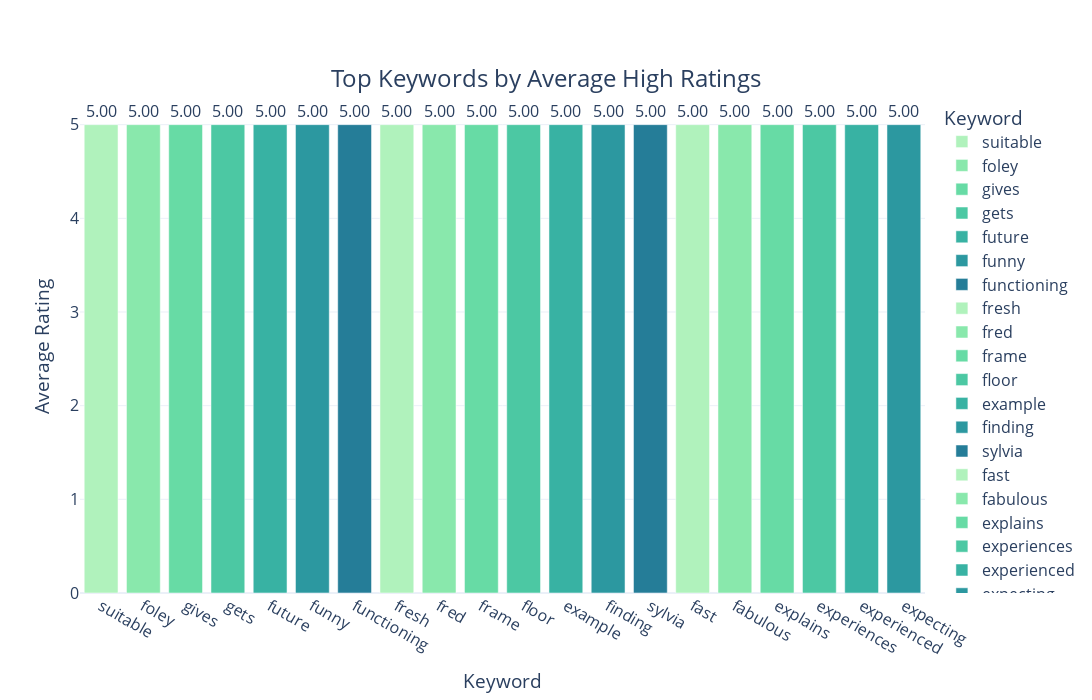
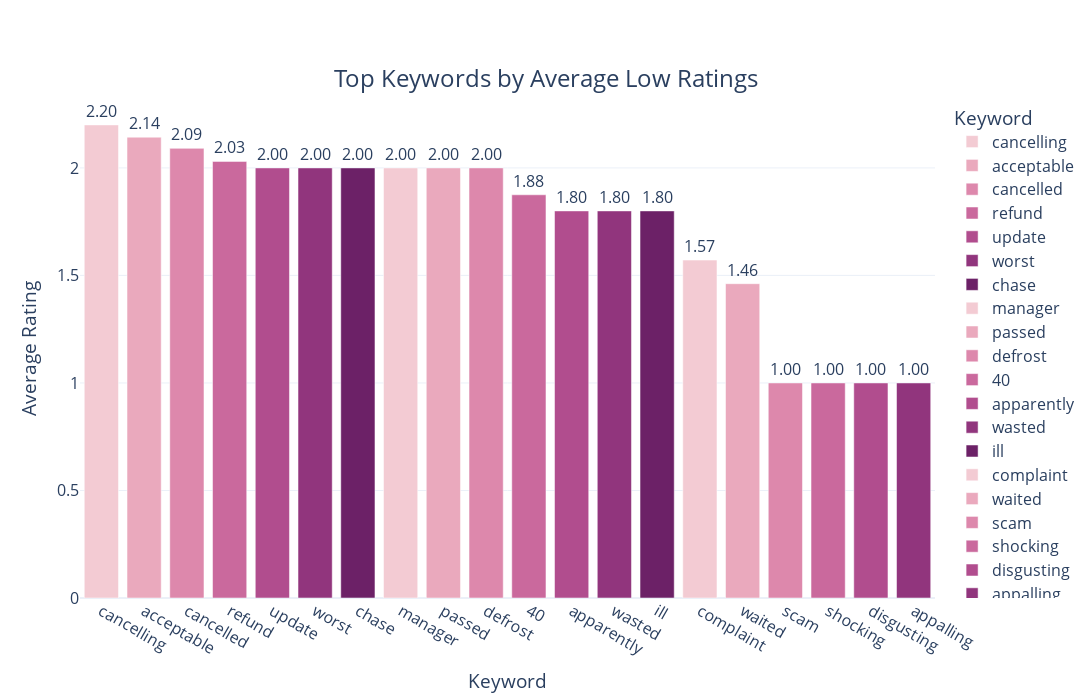

Notebook code for these charts, in order:
### Markdown cell above
### Impact of Specific Keywords on Ratings

### Code cell
import pandas as pd
import nltk
from nltk.corpus import stopwords
from nltk.tokenize import word_tokenize
import string
from sklearn.feature_extraction.text import CountVectorizer
import plotly.express as px

# Load the dataset
file_path = 'standardized_cleaned_merged_file.xlsx'
df = pd.read_excel(file_path)

# Ensure the 'Review' column is in string format
df['Review'] = df['Review'].astype(str)

# Create the 'Rating Value' column by extracting the numerical rating
df['Rating Value'] = df['Rating'].str.extract(r'(\d)').astype(float)

# Download stopwords
nltk.download('stopwords')
nltk.download('punkt')

# Define a function for text preprocessing
def preprocess_text(text):
    text = text.lower()
    text = text.translate(str.maketrans('', '', string.punctuation))
    words = word_tokenize(text)
    words = [word for word in words if word not in stopwords.words('english')]
    return ' '.join(words)

# Apply the preprocessing function to the 'Review' column
df['Processed Review'] = df['Review'].apply(preprocess_text)

# Define a count vectorizer
vectorizer = CountVectorizer(max_features=1000, stop_words='english')

# Fit and transform the processed reviews
X = vectorizer.fit_transform(df['Processed Review'])
keywords = vectorizer.get_feature_names_out()

# Create a DataFrame with the keyword counts
keyword_counts = pd.DataFrame(X.toarray(), columns=keywords)
keyword_counts['Rating Value'] = df['Rating Value']

# Calculate the average rating for each keyword
avg_keyword_ratings = pd.DataFrame(index=keywords)

for keyword in keywords:
    avg_keyword_ratings.loc[keyword, 'Average Rating'] = keyword_counts.loc[keyword_counts[keyword] > 0, 'Rating Value'].mean()

# Sort the average ratings
avg_keyword_ratings = avg_keyword_ratings.sort_values('Average Rating', ascending=False)

# Identify top 20 keywords with the highest average ratings
top_keywords_high_ratings = avg_keyword_ratings.head(20)

# Identify top 20 keywords with the lowest average ratings
top_keywords_low_ratings = avg_keyword_ratings.tail(20)

# Define a color palette
color_palette_high = px.colors.sequential.Tealgrn
color_palette_low = px.colors.sequential.Magenta

# Visualize the keywords with the highest average ratings
fig_high_ratings = px.bar(top_keywords_high_ratings, 
                          title='Top Keywords by Average High Ratings',
                          labels={'index': 'Keyword', 'Average Rating': 'Average Rating'},
                          color=top_keywords_high_ratings.index,
                          color_discrete_sequence=color_palette_high)

fig_high_ratings.update_layout(
    title={
        'text': 'Top Keywords by Average High Ratings',
        'y':0.9,
        'x':0.5,
        'xanchor': 'center',
        'yanchor': 'top',
        'font': {'size': 24}
    },
    xaxis_title='Keyword',
    yaxis_title='Average Rating',
    template='plotly_white',
    font=dict(size=16),
    width=1200,
    height=700
)

# Add annotations
fig_high_ratings.update_traces(texttemplate='%{y:.2f}', textposition='outside')

fig_high_ratings.show()

# Visualize the keywords with the lowest average ratings
fig_low_ratings = px.bar(top_keywords_low_ratings, 
                         title='Top Keywords by Average Low Ratings',
                         labels={'index': 'Keyword', 'Average Rating': 'Average Rating'},
                         color=top_keywords_low_ratings.index,
                         color_discrete_sequence=color_palette_low)

fig_low_ratings.update_layout(
    title={
        'text': 'Top Keywords by Average Low Ratings',
        'y':0.9,
        'x':0.5,
        'xanchor': 'center',
        'yanchor': 'top',
        'font': {'size': 24}
    },
    xaxis_title='Keyword',
    yaxis_title='Average Rating',
    template='plotly_white',
    font=dict(size=16),
    width=1200,
    height=700
)

# Add annotations
fig_low_ratings.update_traces(texttemplate='%{y:.2f}', textposition='outside')

fig_low_ratings.show()

### Figure 1 — Plotly figure (JSON) as saved in the notebook; plotly's stock layout.template omitted (floating-point values rounded to 4 significant figures)
{"data": [{"alignmentgroup": "True", "hovertemplate": "Keyword=%{x}<br>value=%{y}<extra></extra>", "legendgroup": "suitable", "marker": {"color": "rgb(176, 242, 188)", "pattern": {"shape": ""}}, "name": "suitable", "offsetgroup": "suitable", "orientation": "v", "showlegend": true, "textposition": "outside", "texttemplate": "%{y:.2f}", "type": "bar", "x": ["suitable"], "xaxis": "x", "y": [5], "yaxis": "y"}, {"alignmentgroup": "True", "hovertemplate": "Keyword=%{x}<br>value=%{y}<extra></extra>", "legendgroup": "foley", "marker": {"color": "rgb(137, 232, 172)", "pattern": {"shape": ""}}, "name": "foley", "offsetgroup": "foley", "orientation": "v", "showlegend": true, "textposition": "outside", "texttemplate": "%{y:.2f}", "type": "bar", "x": ["foley"], "xaxis": "x", "y": [5], "yaxis": "y"}, {"alignmentgroup": "True", "hovertemplate": "Keyword=%{x}<br>value=%{y}<extra></extra>", "legendgroup": "gives", "marker": {"color": "rgb(103, 219, 165)", "pattern": {"shape": ""}}, "name": "gives", "offsetgroup": "gives", "orientation": "v", "showlegend": true, "textposition": "outside", "texttemplate": "%{y:.2f}", "type": "bar", "x": ["gives"], "xaxis": "x", "y": [5], "yaxis": "y"}, {"alignmentgroup": "True", "hovertemplate": "Keyword=%{x}<br>value=%{y}<extra></extra>", "legendgroup": "gets", "marker": {"color": "rgb(76, 200, 163)", "pattern": {"shape": ""}}, "name": "gets", "offsetgroup": "gets", "orientation": "v", "showlegend": true, "textposition": "outside", "texttemplate": "%{y:.2f}", "type": "bar", "x": ["gets"], "xaxis": "x", "y": [5], "yaxis": "y"}, {"alignmentgroup": "True", "hovertemplate": "Keyword=%{x}<br>value=%{y}<extra></extra>", "legendgroup": "future", "marker": {"color": "rgb(56, 178, 163)", "pattern": {"shape": ""}}, "name": "future", "offsetgroup": "future", "orientation": "v", "showlegend": true, "textposition": "outside", "texttemplate": "%{y:.2f}", "type": "bar", "x": ["future"], "xaxis": "x", "y": [5], "yaxis": "y"}, {"alignmentgroup": "True", "hovertemplate": "Keyword=%{x}<br>value=%{y}<extra></extra>", "legendgroup": "funny", "marker": {"color": "rgb(44, 152, 160)", "pattern": {"shape": ""}}, "name": "funny", "offsetgroup": "funny", "orientation": "v", "showlegend": true, "textposition": "outside", "texttemplate": "%{y:.2f}", "type": "bar", "x": ["funny"], "xaxis": "x", "y": [5], "yaxis": "y"}, {"alignmentgroup": "True", "hovertemplate": "Keyword=%{x}<br>value=%{y}<extra></extra>", "legendgroup": "functioning", "marker": {"color": "rgb(37, 125, 152)", "pattern": {"shape": ""}}, "name": "functioning", "offsetgroup": "functioning", "orientation": "v", "showlegend": true, "textposition": "outside", "texttemplate": "%{y:.2f}", "type": "bar", "x": ["functioning"], "xaxis": "x", "y": [5], "yaxis": "y"}, {"alignmentgroup": "True", "hovertemplate": "Keyword=%{x}<br>value=%{y}<extra></extra>", "legendgroup": "fresh", "marker": {"color": "rgb(176, 242, 188)", "pattern": {"shape": ""}}, "name": "fresh", "offsetgroup": "fresh", "orientation": "v", "showlegend": true, "textposition": "outside", "texttemplate": "%{y:.2f}", "type": "bar", "x": ["fresh"], "xaxis": "x", "y": [5], "yaxis": "y"}, {"alignmentgroup": "True", "hovertemplate": "Keyword=%{x}<br>value=%{y}<extra></extra>", "legendgroup": "fred", "marker": {"color": "rgb(137, 232, 172)", "pattern": {"shape": ""}}, "name": "fred", "offsetgroup": "fred", "orientation": "v", "showlegend": true, "textposition": "outside", "texttemplate": "%{y:.2f}", "type": "bar", "x": ["fred"], "xaxis": "x", "y": [5], "yaxis": "y"}, {"alignmentgroup": "True", "hovertemplate": "Keyword=%{x}<br>value=%{y}<extra></extra>", "legendgroup": "frame", "marker": {"color": "rgb(103, 219, 165)", "pattern": {"shape": ""}}, "name": "frame", "offsetgroup": "frame", "orientation": "v", "showlegend": true, "textposition": "outside", "texttemplate": "%{y:.2f}", "type": "bar", "x": ["frame"], "xaxis": "x", "y": [5], "yaxis": "y"}, {"alignmentgroup": "True", "hovertemplate": "Keyword=%{x}<br>value=%{y}<extra></extra>", "legendgroup": "floor", "marker": {"color": "rgb(76, 200, 163)", "pattern": {"shape": ""}}, "name": "floor", "offsetgroup": "floor", "orientation": "v", "showlegend": true, "textposition": "outside", "texttemplate": "%{y:.2f}", "type": "bar", "x": ["floor"], "xaxis": "x", "y": [5], "yaxis": "y"}, {"alignmentgroup": "True", "hovertemplate": "Keyword=%{x}<br>value=%{y}<extra></extra>", "legendgroup": "example", "marker": {"color": "rgb(56, 178, 163)", "pattern": {"shape": ""}}, "name": "example", "offsetgroup": "example", "orientation": "v", "showlegend": true, "textposition": "outside", "texttemplate": "%{y:.2f}", "type": "bar", "x": ["example"], "xaxis": "x", "y": [5], "yaxis": "y"}, {"alignmentgroup": "True", "hovertemplate": "Keyword=%{x}<br>value=%{y}<extra></extra>", "legendgroup": "finding", "marker": {"color": "rgb(44, 152, 160)", "pattern": {"shape": ""}}, "name": "finding", "offsetgroup": "finding", "orientation": "v", "showlegend": true, "textposition": "outside", "texttemplate": "%{y:.2f}", "type": "bar", "x": ["finding"], "xaxis": "x", "y": [5], "yaxis": "y"}, {"alignmentgroup": "True", "hovertemplate": "Keyword=%{x}<br>value=%{y}<extra></extra>", "legendgroup": "sylvia", "marker": {"color": "rgb(37, 125, 152)", "pattern": {"shape": ""}}, "name": "sylvia", "offsetgroup": "sylvia", "orientation": "v", "showlegend": true, "textposition": "outside", "texttemplate": "%{y:.2f}", "type": "bar", "x": ["sylvia"], "xaxis": "x", "y": [5], "yaxis": "y"}, {"alignmentgroup": "True", "hovertemplate": "Keyword=%{x}<br>value=%{y}<extra></extra>", "legendgroup": "fast", "marker": {"color": "rgb(176, 242, 188)", "pattern": {"shape": ""}}, "name": "fast", "offsetgroup": "fast", "orientation": "v", "showlegend": true, "textposition": "outside", "texttemplate": "%{y:.2f}", "type": "bar", "x": ["fast"], "xaxis": "x", "y": [5], "yaxis": "y"}, {"alignmentgroup": "True", "hovertemplate": "Keyword=%{x}<br>value=%{y}<extra></extra>", "legendgroup": "fabulous", "marker": {"color": "rgb(137, 232, 172)", "pattern": {"shape": ""}}, "name": "fabulous", "offsetgroup": "fabulous", "orientation": "v", "showlegend": true, "textposition": "outside", "texttemplate": "%{y:.2f}", "type": "bar", "x": ["fabulous"], "xaxis": "x", "y": [5], "yaxis": "y"}, {"alignmentgroup": "True", "hovertemplate": "Keyword=%{x}<br>value=%{y}<extra></extra>", "legendgroup": "explains", "marker": {"color": "rgb(103, 219, 165)", "pattern": {"shape": ""}}, "name": "explains", "offsetgroup": "explains", "orientation": "v", "showlegend": true, "textposition": "outside", "texttemplate": "%{y:.2f}", "type": "bar", "x": ["explains"], "xaxis": "x", "y": [5], "yaxis": "y"}, {"alignmentgroup": "True", "hovertemplate": "Keyword=%{x}<br>value=%{y}<extra></extra>", "legendgroup": "experiences", "marker": {"color": "rgb(76, 200, 163)", "pattern": {"shape": ""}}, "name": "experiences", "offsetgroup": "experiences", "orientation": "v", "showlegend": true, "textposition": "outside", "texttemplate": "%{y:.2f}", "type": "bar", "x": ["experiences"], "xaxis": "x", "y": [5], "yaxis": "y"}, {"alignmentgroup": "True", "hovertemplate": "Keyword=%{x}<br>value=%{y}<extra></extra>", "legendgroup": "experienced", "marker": {"color": "rgb(56, 178, 163)", "pattern": {"shape": ""}}, "name": "experienced", "offsetgroup": "experienced", "orientation": "v", "showlegend": true, "textposition": "outside", "texttemplate": "%{y:.2f}", "type": "bar", "x": ["experienced"], "xaxis": "x", "y": [5], "yaxis": "y"}, {"alignmentgroup": "True", "hovertemplate": "Keyword=%{x}<br>value=%{y}<extra></extra>", "legendgroup": "expecting", "marker": {"color": "rgb(44, 152, 160)", "pattern": {"shape": ""}}, "name": "expecting", "offsetgroup": "expecting", "orientation": "v", "showlegend": true, "textposition": "outside", "texttemplate": "%{y:.2f}", "type": "bar", "x": ["expecting"], "xaxis": "x", "y": [5], "yaxis": "y"}], "layout": {"barmode": "relative", "font": {"size": 16}, "height": 700, "legend": {"title": {"text": "Keyword"}, "tracegroupgap": 0}, "title": {"font": {"size": 24}, "text": "Top Keywords by Average High Ratings", "x": 0.5, "xanchor": "center", "y": 0.9, "yanchor": "top"}, "width": 1200, "xaxis": {"anchor": "y", "categoryarray": ["suitable", "foley", "gives", "gets", "future", "funny", "functioning", "fresh", "fred", "frame", "floor", "example", "finding", "sylvia", "fast", "fabulous", "explains", "experiences", "experienced", "expecting"], "categoryorder": "array", "domain": [0, 1], "title": {"text": "Keyword"}}, "yaxis": {"anchor": "x", "domain": [0, 1], "title": {"text": "Average Rating"}}}}

### Figure 2 — Plotly figure (JSON) as saved in the notebook; plotly's stock layout.template omitted (floating-point values rounded to 4 significant figures)
{"data": [{"alignmentgroup": "True", "hovertemplate": "Keyword=%{x}<br>value=%{y}<extra></extra>", "legendgroup": "cancelling", "marker": {"color": "rgb(243, 203, 211)", "pattern": {"shape": ""}}, "name": "cancelling", "offsetgroup": "cancelling", "orientation": "v", "showlegend": true, "textposition": "outside", "texttemplate": "%{y:.2f}", "type": "bar", "x": ["cancelling"], "xaxis": "x", "y": [2.2], "yaxis": "y"}, {"alignmentgroup": "True", "hovertemplate": "Keyword=%{x}<br>value=%{y}<extra></extra>", "legendgroup": "acceptable", "marker": {"color": "rgb(234, 169, 189)", "pattern": {"shape": ""}}, "name": "acceptable", "offsetgroup": "acceptable", "orientation": "v", "showlegend": true, "textposition": "outside", "texttemplate": "%{y:.2f}", "type": "bar", "x": ["acceptable"], "xaxis": "x", "y": [2.143], "yaxis": "y"}, {"alignmentgroup": "True", "hovertemplate": "Keyword=%{x}<br>value=%{y}<extra></extra>", "legendgroup": "cancelled", "marker": {"color": "rgb(221, 136, 172)", "pattern": {"shape": ""}}, "name": "cancelled", "offsetgroup": "cancelled", "orientation": "v", "showlegend": true, "textposition": "outside", "texttemplate": "%{y:.2f}", "type": "bar", "x": ["cancelled"], "xaxis": "x", "y": [2.091], "yaxis": "y"}, {"alignmentgroup": "True", "hovertemplate": "Keyword=%{x}<br>value=%{y}<extra></extra>", "legendgroup": "refund", "marker": {"color": "rgb(202, 105, 157)", "pattern": {"shape": ""}}, "name": "refund", "offsetgroup": "refund", "orientation": "v", "showlegend": true, "textposition": "outside", "texttemplate": "%{y:.2f}", "type": "bar", "x": ["refund"], "xaxis": "x", "y": [2.03], "yaxis": "y"}, {"alignmentgroup": "True", "hovertemplate": "Keyword=%{x}<br>value=%{y}<extra></extra>", "legendgroup": "update", "marker": {"color": "rgb(177, 77, 142)", "pattern": {"shape": ""}}, "name": "update", "offsetgroup": "update", "orientation": "v", "showlegend": true, "textposition": "outside", "texttemplate": "%{y:.2f}", "type": "bar", "x": ["update"], "xaxis": "x", "y": [2], "yaxis": "y"}, {"alignmentgroup": "True", "hovertemplate": "Keyword=%{x}<br>value=%{y}<extra></extra>", "legendgroup": "worst", "marker": {"color": "rgb(145, 53, 125)", "pattern": {"shape": ""}}, "name": "worst", "offsetgroup": "worst", "orientation": "v", "showlegend": true, "textposition": "outside", "texttemplate": "%{y:.2f}", "type": "bar", "x": ["worst"], "xaxis": "x", "y": [2], "yaxis": "y"}, {"alignmentgroup": "True", "hovertemplate": "Keyword=%{x}<br>value=%{y}<extra></extra>", "legendgroup": "chase", "marker": {"color": "rgb(108, 33, 103)", "pattern": {"shape": ""}}, "name": "chase", "offsetgroup": "chase", "orientation": "v", "showlegend": true, "textposition": "outside", "texttemplate": "%{y:.2f}", "type": "bar", "x": ["chase"], "xaxis": "x", "y": [2], "yaxis": "y"}, {"alignmentgroup": "True", "hovertemplate": "Keyword=%{x}<br>value=%{y}<extra></extra>", "legendgroup": "manager", "marker": {"color": "rgb(243, 203, 211)", "pattern": {"shape": ""}}, "name": "manager", "offsetgroup": "manager", "orientation": "v", "showlegend": true, "textposition": "outside", "texttemplate": "%{y:.2f}", "type": "bar", "x": ["manager"], "xaxis": "x", "y": [2], "yaxis": "y"}, {"alignmentgroup": "True", "hovertemplate": "Keyword=%{x}<br>value=%{y}<extra></extra>", "legendgroup": "passed", "marker": {"color": "rgb(234, 169, 189)", "pattern": {"shape": ""}}, "name": "passed", "offsetgroup": "passed", "orientation": "v", "showlegend": true, "textposition": "outside", "texttemplate": "%{y:.2f}", "type": "bar", "x": ["passed"], "xaxis": "x", "y": [2], "yaxis": "y"}, {"alignmentgroup": "True", "hovertemplate": "Keyword=%{x}<br>value=%{y}<extra></extra>", "legendgroup": "defrost", "marker": {"color": "rgb(221, 136, 172)", "pattern": {"shape": ""}}, "name": "defrost", "offsetgroup": "defrost", "orientation": "v", "showlegend": true, "textposition": "outside", "texttemplate": "%{y:.2f}", "type": "bar", "x": ["defrost"], "xaxis": "x", "y": [2], "yaxis": "y"}, {"alignmentgroup": "True", "hovertemplate": "Keyword=%{x}<br>value=%{y}<extra></extra>", "legendgroup": "40", "marker": {"color": "rgb(202, 105, 157)", "pattern": {"shape": ""}}, "name": "40", "offsetgroup": "40", "orientation": "v", "showlegend": true, "textposition": "outside", "texttemplate": "%{y:.2f}", "type": "bar", "x": ["40"], "xaxis": "x", "y": [1.875], "yaxis": "y"}, {"alignmentgroup": "True", "hovertemplate": "Keyword=%{x}<br>value=%{y}<extra></extra>", "legendgroup": "apparently", "marker": {"color": "rgb(177, 77, 142)", "pattern": {"shape": ""}}, "name": "apparently", "offsetgroup": "apparently", "orientation": "v", "showlegend": true, "textposition": "outside", "texttemplate": "%{y:.2f}", "type": "bar", "x": ["apparently"], "xaxis": "x", "y": [1.8], "yaxis": "y"}, {"alignmentgroup": "True", "hovertemplate": "Keyword=%{x}<br>value=%{y}<extra></extra>", "legendgroup": "wasted", "marker": {"color": "rgb(145, 53, 125)", "pattern": {"shape": ""}}, "name": "wasted", "offsetgroup": "wasted", "orientation": "v", "showlegend": true, "textposition": "outside", "texttemplate": "%{y:.2f}", "type": "bar", "x": ["wasted"], "xaxis": "x", "y": [1.8], "yaxis": "y"}, {"alignmentgroup": "True", "hovertemplate": "Keyword=%{x}<br>value=%{y}<extra></extra>", "legendgroup": "ill", "marker": {"color": "rgb(108, 33, 103)", "pattern": {"shape": ""}}, "name": "ill", "offsetgroup": "ill", "orientation": "v", "showlegend": true, "textposition": "outside", "texttemplate": "%{y:.2f}", "type": "bar", "x": ["ill"], "xaxis": "x", "y": [1.8], "yaxis": "y"}, {"alignmentgroup": "True", "hovertemplate": "Keyword=%{x}<br>value=%{y}<extra></extra>", "legendgroup": "complaint", "marker": {"color": "rgb(243, 203, 211)", "pattern": {"shape": ""}}, "name": "complaint", "offsetgroup": "complaint", "orientation": "v", "showlegend": true, "textposition": "outside", "texttemplate": "%{y:.2f}", "type": "bar", "x": ["complaint"], "xaxis": "x", "y": [1.571], "yaxis": "y"}, {"alignmentgroup": "True", "hovertemplate": "Keyword=%{x}<br>value=%{y}<extra></extra>", "legendgroup": "waited", "marker": {"color": "rgb(234, 169, 189)", "pattern": {"shape": ""}}, "name": "waited", "offsetgroup": "waited", "orientation": "v", "showlegend": true, "textposition": "outside", "texttemplate": "%{y:.2f}", "type": "bar", "x": ["waited"], "xaxis": "x", "y": [1.462], "yaxis": "y"}, {"alignmentgroup": "True", "hovertemplate": "Keyword=%{x}<br>value=%{y}<extra></extra>", "legendgroup": "scam", "marker": {"color": "rgb(221, 136, 172)", "pattern": {"shape": ""}}, "name": "scam", "offsetgroup": "scam", "orientation": "v", "showlegend": true, "textposition": "outside", "texttemplate": "%{y:.2f}", "type": "bar", "x": ["scam"], "xaxis": "x", "y": [1], "yaxis": "y"}, {"alignmentgroup": "True", "hovertemplate": "Keyword=%{x}<br>value=%{y}<extra></extra>", "legendgroup": "shocking", "marker": {"color": "rgb(202, 105, 157)", "pattern": {"shape": ""}}, "name": "shocking", "offsetgroup": "shocking", "orientation": "v", "showlegend": true, "textposition": "outside", "texttemplate": "%{y:.2f}", "type": "bar", "x": ["shocking"], "xaxis": "x", "y": [1], "yaxis": "y"}, {"alignmentgroup": "True", "hovertemplate": "Keyword=%{x}<br>value=%{y}<extra></extra>", "legendgroup": "disgusting", "marker": {"color": "rgb(177, 77, 142)", "pattern": {"shape": ""}}, "name": "disgusting", "offsetgroup": "disgusting", "orientation": "v", "showlegend": true, "textposition": "outside", "texttemplate": "%{y:.2f}", "type": "bar", "x": ["disgusting"], "xaxis": "x", "y": [1], "yaxis": "y"}, {"alignmentgroup": "True", "hovertemplate": "Keyword=%{x}<br>value=%{y}<extra></extra>", "legendgroup": "appalling", "marker": {"color": "rgb(145, 53, 125)", "pattern": {"shape": ""}}, "name": "appalling", "offsetgroup": "appalling", "orientation": "v", "showlegend": true, "textposition": "outside", "texttemplate": "%{y:.2f}", "type": "bar", "x": ["appalling"], "xaxis": "x", "y": [1], "yaxis": "y"}], "layout": {"barmode": "relative", "font": {"size": 16}, "height": 700, "legend": {"title": {"text": "Keyword"}, "tracegroupgap": 0}, "title": {"font": {"size": 24}, "text": "Top Keywords by Average Low Ratings", "x": 0.5, "xanchor": "center", "y": 0.9, "yanchor": "top"}, "width": 1200, "xaxis": {"anchor": "y", "categoryarray": ["cancelling", "acceptable", "cancelled", "refund", "update", "worst", "chase", "manager", "passed", "defrost", "40", "apparently", "wasted", "ill", "complaint", "waited", "scam", "shocking", "disgusting", "appalling"], "categoryorder": "array", "domain": [0, 1], "title": {"text": "Keyword"}}, "yaxis": {"anchor": "x", "domain": [0, 1], "title": {"text": "Average Rating"}}}}
